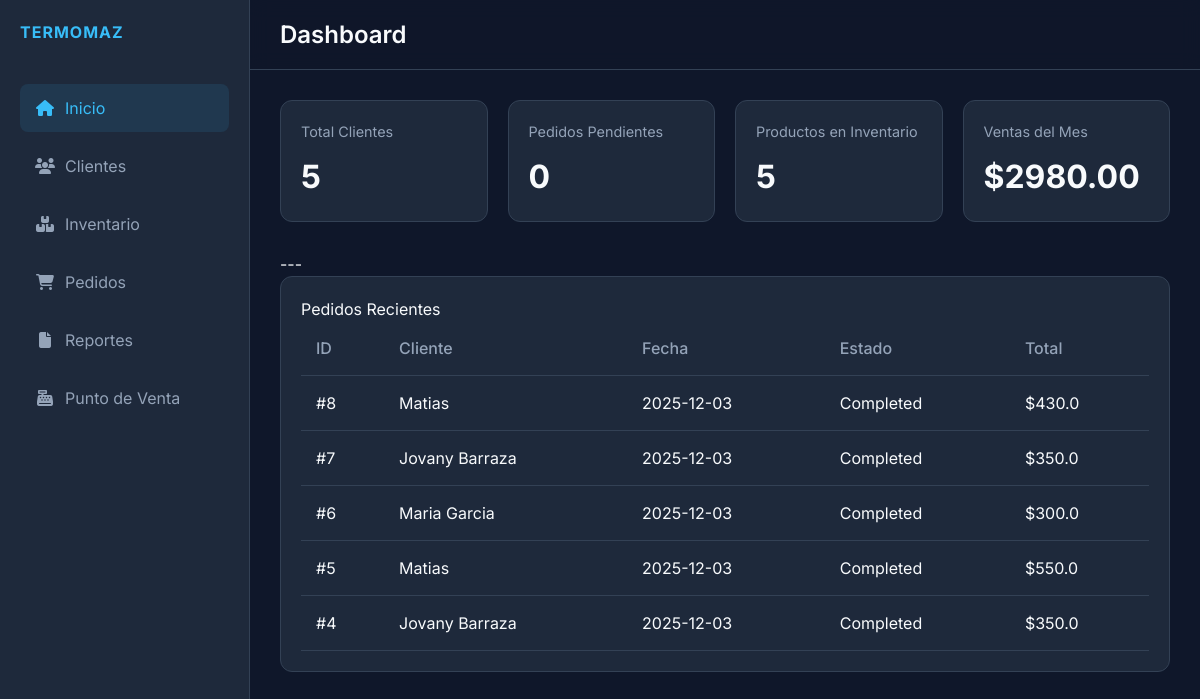
Before: / with the older database file.
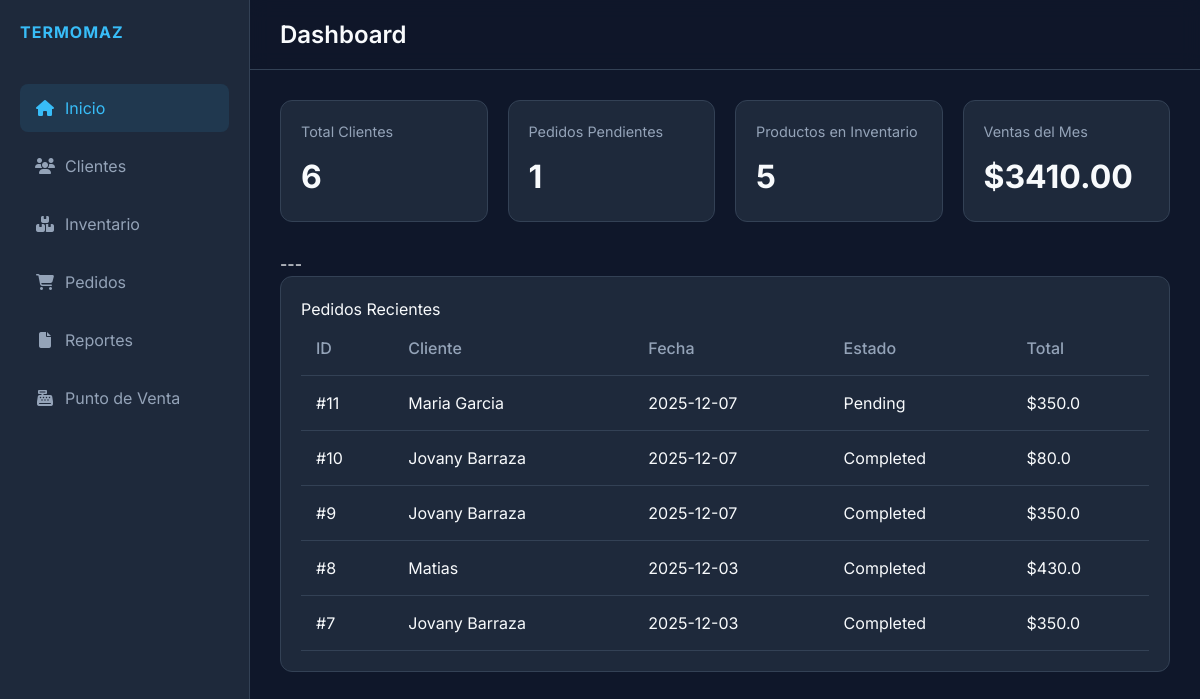
After: the same page with the newer database file.
### models.py (models this page shows)
class Order(db.Model):
    id = db.Column(db.Integer, primary_key=True)
    client_id = db.Column(db.Integer, db.ForeignKey('client.id'), nullable=False)
    client = db.relationship('Client', backref=db.backref('orders', lazy=True))
    date = db.Column(db.DateTime, default=datetime.utcnow)
    status = db.Column(db.String(20), default='Pending') # Pending, Completed, Cancelled
    total = db.Column(db.Float, default=0.0)
    paid_amount = db.Column(db.Float, default=0.0)
    payment_status = db.Column(db.String(20), default='Pending') # Pending, Partial, Paid
    shipping_address = db.Column(db.String(200))
    items = db.relationship('OrderItem', backref='order', lazy=True, cascade="all, delete-orphan")

class Client(db.Model):
    id = db.Column(db.Integer, primary_key=True)
    name = db.Column(db.String(100), nullable=False)
    phone = db.Column(db.String(20))
    email = db.Column(db.String(100))
    address = db.Column(db.String(200))
    created_at = db.Column(db.DateTime, default=datetime.utcnow)

### app.py (the view)
@app.route('/')
def index():
    total_clients = Client.query.count()
    total_products = Product.query.count()
    pending_orders = Order.query.filter_by(status='Pending').count()
    start_of_month = get_start_of_current_month()
    monthly_sales_orders = Order.query.filter(
        Order.status == 'Completed',
        Order.date >= start_of_month
    ).all()
    monthly_sales = sum(order.total for order in monthly_sales_orders)
    recent_orders = Order.query.order_by(Order.date.desc()).limit(5).all()
    return render_template('index.html',
                           total_clients=total_clients,
                           total_products=total_products,
                           pending_orders=pending_orders,
                           monthly_sales=f"{monthly_sales:.2f}",
                           recent_orders=recent_orders)

### app.py (called while the page is built)
def get_start_of_current_month():
    today = date.today()
    return datetime(today.year, today.month, 1)

### templates/index.html
{% extends 'base.html' %}
{% block title %}Dashboard{% endblock %}
{% block content %}
<div class="stats-grid">
    <div class="stat-card">
        <h3>Total Clientes</h3>
        <div class="value">{{ total_clients }}</div>
    </div>
    <div class="stat-card">
        <h3>Pedidos Pendientes</h3>
        <div class="value">{{ pending_orders }}</div>
    </div>
    <div class="stat-card">
        <h3>Productos en Inventario</h3>
        <div class="value">{{ total_products }}</div>
    </div>
    <div class="stat-card">
        <h3>Ventas del Mes</h3>
        <div class="value">${{ monthly_sales }}</div>
    </div>
</div>
---
<div class="card">
    <div class="card-header">
        <h2>Pedidos Recientes</h2>
    </div>
    <div class="table-container">
        <table>
            <thead>
                <tr>
                    <th>ID</th>
                    <th>Cliente</th>
                    <th>Fecha</th>
                    <th>Estado</th>
                    <th>Total</th>
                </tr>
            </thead>
            <tbody>
                {% for order in recent_orders %}
                <tr>
                    <td>#{{ order.id }}</td>
                    <td>{{ order.client.name }}</td>
                    <td>{{ order.date.strftime('%Y-%m-%d') }}</td>
                    <td>
                        <span class="order-status
                            {% if order.status == 'Completed' %}status-completed
                            {% elif order.status == 'Pending' %}status-pending
                            {% elif order.status == 'Shipped' %}status-shipped
                            {% else %}status-default{% endif %}">
                            {{ order.status }}
                        </span>
                    </td>
                    <td>${{ order.total }}</td>
                </tr>
                {% else %}
                <tr>
                    <td colspan="5" style="text-align: center; color: var(--text-muted);">No hay pedidos recientes</td>
                </tr>
                {% endfor %}
            </tbody>
        </table>
    </div>
</div>
{% endblock %}

Changed rows visible on the page:
no longer on this page (row unchanged): Order: id "6", client.name "Maria Garcia", date "2025-12-03", status "Completed", total "300.0"
no longer on this page (row unchanged): Order: id "5", client.name "Matias", date "2025-12-03", status "Completed", total "550.0"
no longer on this page (row unchanged): Order: id "4", client.name "Jovany Barraza", date "2025-12-03", status "Completed", total "350.0"
added Order: id "11", client.name "Maria Garcia", date "2025-12-07", status "Pending", total "350.0"
added Order: id "10", client.name "Jovany Barraza", date "2025-12-07", status "Completed", total "80.0"
added Order: id "9", client.name "Jovany Barraza", date "2025-12-07", status "Completed", total "350.0"
Other visible differences:
{{ total_clients }}: "5" → "6"
{{ pending_orders }}: "0" → "1"
{{ monthly_sales }}: "2980.00" → "3410.00"
